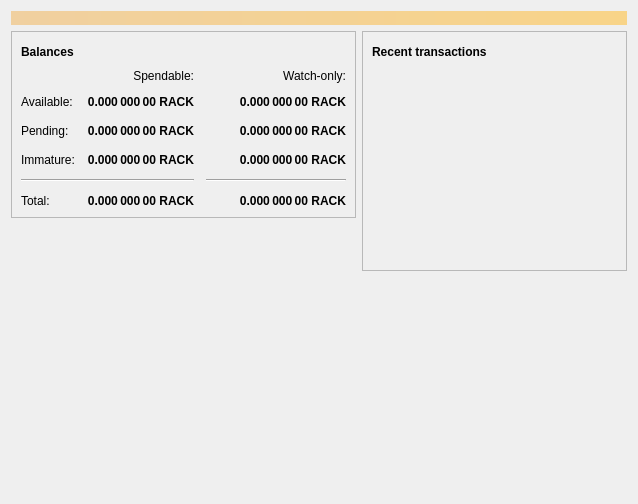
<?xml version="1.0" encoding="UTF-8"?>
<ui version="4.0">
 <class>OverviewPage</class>
 <widget class="QWidget" name="OverviewPage">
  <property name="geometry">
   <rect>
    <x>0</x>
    <y>0</y>
    <width>638</width>
    <height>504</height>
   </rect>
  </property>
  <property name="windowTitle">
   <string>Form</string>
  </property>
  <layout class="QVBoxLayout" name="topLayout">
   <item>
    <widget class="QLabel" name="labelAlerts">
     <property name="visible">
      <bool>false</bool>
     </property>
     <property name="styleSheet">
      <string notr="true">QLabel { background-color: qlineargradient(x1: 0, y1: 0, x2: 1, y2: 0, stop:0 #F0D0A0, stop:1 #F8D488); color:#000000; }</string>
     </property>
     <property name="wordWrap">
      <bool>true</bool>
     </property>
     <property name="margin">
      <number>3</number>
     </property>
     <property name="textInteractionFlags">
      <set>Qt::TextSelectableByMouse</set>
     </property>
    </widget>
   </item>
   <item>
    <layout class="QHBoxLayout" name="horizontalLayout" stretch="1,1">
     <item>
      <layout class="QVBoxLayout" name="verticalLayout_2">
       <item>
        <widget class="QFrame" name="frame">
         <property name="frameShape">
          <enum>QFrame::StyledPanel</enum>
         </property>
         <property name="frameShadow">
          <enum>QFrame::Raised</enum>
         </property>
         <layout class="QVBoxLayout" name="verticalLayout_4">
          <item>
           <layout class="QHBoxLayout" name="horizontalLayout_4">
            <item>
             <widget class="QLabel" name="label_5">
              <property name="font">
               <font>
                <weight>75</weight>
                <bold>true</bold>
               </font>
              </property>
              <property name="text">
               <string>Balances</string>
              </property>
             </widget>
            </item>
            <item>
             <widget class="QPushButton" name="labelWalletStatus">
              <property name="enabled">
               <bool>true</bool>
              </property>
              <property name="maximumSize">
               <size>
                <width>30</width>
                <height>16777215</height>
               </size>
              </property>
              <property name="toolTip">
               <string>The displayed information may be out of date. Your wallet automatically synchronizes with the Rackcoin network after a connection is established, but this process has not completed yet.</string>
              </property>
              <property name="text">
               <string/>
              </property>
              <property name="icon">
               <iconset resource="../bitcoin.qrc">
                <normaloff>:/icons/warning</normaloff>
                <disabledoff>:/icons/warning</disabledoff>:/icons/warning</iconset>
              </property>
              <property name="iconSize">
               <size>
                <width>24</width>
                <height>24</height>
               </size>
              </property>
              <property name="flat">
               <bool>true</bool>
              </property>
             </widget>
            </item>
            <item>
             <spacer name="horizontalSpacer_3">
              <property name="orientation">
               <enum>Qt::Horizontal</enum>
              </property>
              <property name="sizeHint" stdset="0">
               <size>
                <width>40</width>
                <height>20</height>
               </size>
              </property>
             </spacer>
            </item>
           </layout>
          </item>
          <item>
           <layout class="QGridLayout" name="gridLayout">
            <property name="spacing">
             <number>12</number>
            </property>
            <item row="2" column="2">
             <widget class="QLabel" name="labelWatchPending">
              <property name="font">
               <font>
                <weight>75</weight>
                <bold>true</bold>
               </font>
              </property>
              <property name="cursor">
               <cursorShape>IBeamCursor</cursorShape>
              </property>
              <property name="toolTip">
               <string>Unconfirmed transactions to watch-only addresses</string>
              </property>
              <property name="text">
               <string notr="true">0.000 000 00 RACK</string>
              </property>
              <property name="alignment">
               <set>Qt::AlignRight|Qt::AlignTrailing|Qt::AlignVCenter</set>
              </property>
              <property name="textInteractionFlags">
               <set>Qt::LinksAccessibleByMouse|Qt::TextSelectableByKeyboard|Qt::TextSelectableByMouse</set>
              </property>
             </widget>
            </item>
            <item row="2" column="1">
             <widget class="QLabel" name="labelUnconfirmed">
              <property name="font">
               <font>
                <weight>75</weight>
                <bold>true</bold>
               </font>
              </property>
              <property name="cursor">
               <cursorShape>IBeamCursor</cursorShape>
              </property>
              <property name="toolTip">
               <string>Total of transactions that have yet to be confirmed, and do not yet count toward the spendable balance</string>
              </property>
              <property name="text">
               <string notr="true">0.000 000 00 RACK</string>
              </property>
              <property name="alignment">
               <set>Qt::AlignRight|Qt::AlignTrailing|Qt::AlignVCenter</set>
              </property>
              <property name="textInteractionFlags">
               <set>Qt::LinksAccessibleByMouse|Qt::TextSelectableByKeyboard|Qt::TextSelectableByMouse</set>
              </property>
             </widget>
            </item>
            <item row="3" column="2">
             <widget class="QLabel" name="labelWatchImmature">
              <property name="font">
               <font>
                <weight>75</weight>
                <bold>true</bold>
               </font>
              </property>
              <property name="cursor">
               <cursorShape>IBeamCursor</cursorShape>
              </property>
              <property name="toolTip">
               <string>Mined balance in watch-only addresses that has not yet matured</string>
              </property>
              <property name="text">
               <string notr="true">0.000 000 00 RACK</string>
              </property>
              <property name="alignment">
               <set>Qt::AlignRight|Qt::AlignTrailing|Qt::AlignVCenter</set>
              </property>
              <property name="textInteractionFlags">
               <set>Qt::LinksAccessibleByMouse|Qt::TextSelectableByKeyboard|Qt::TextSelectableByMouse</set>
              </property>
             </widget>
            </item>
            <item row="4" column="0" colspan="2">
             <widget class="Line" name="line">
              <property name="orientation">
               <enum>Qt::Horizontal</enum>
              </property>
             </widget>
            </item>
            <item row="4" column="2">
             <widget class="Line" name="lineWatchBalance">
              <property name="sizePolicy">
               <sizepolicy hsizetype="Preferred" vsizetype="Fixed">
                <horstretch>0</horstretch>
                <verstretch>0</verstretch>
               </sizepolicy>
              </property>
              <property name="minimumSize">
               <size>
                <width>140</width>
                <height>0</height>
               </size>
              </property>
              <property name="orientation">
               <enum>Qt::Horizontal</enum>
              </property>
             </widget>
            </item>
            <item row="5" column="0">
             <widget class="QLabel" name="labelTotalText">
              <property name="text">
               <string>Total:</string>
              </property>
             </widget>
            </item>
            <item row="3" column="1">
             <widget class="QLabel" name="labelImmature">
              <property name="font">
               <font>
                <weight>75</weight>
                <bold>true</bold>
               </font>
              </property>
              <property name="cursor">
               <cursorShape>IBeamCursor</cursorShape>
              </property>
              <property name="toolTip">
               <string>Mined balance that has not yet matured</string>
              </property>
              <property name="text">
               <string notr="true">0.000 000 00 RACK</string>
              </property>
              <property name="alignment">
               <set>Qt::AlignRight|Qt::AlignTrailing|Qt::AlignVCenter</set>
              </property>
              <property name="textInteractionFlags">
               <set>Qt::LinksAccessibleByMouse|Qt::TextSelectableByKeyboard|Qt::TextSelectableByMouse</set>
              </property>
             </widget>
            </item>
            <item row="2" column="3">
             <spacer name="horizontalSpacer_2">
              <property name="orientation">
               <enum>Qt::Horizontal</enum>
              </property>
              <property name="sizeHint" stdset="0">
               <size>
                <width>40</width>
                <height>20</height>
               </size>
              </property>
             </spacer>
            </item>
            <item row="3" column="0">
             <widget class="QLabel" name="labelImmatureText">
              <property name="text">
               <string>Immature:</string>
              </property>
             </widget>
            </item>
            <item row="5" column="1">
             <widget class="QLabel" name="labelTotal">
              <property name="font">
               <font>
                <weight>75</weight>
                <bold>true</bold>
               </font>
              </property>
              <property name="cursor">
               <cursorShape>IBeamCursor</cursorShape>
              </property>
              <property name="toolTip">
               <string>Your current total balance</string>
              </property>
              <property name="text">
               <string notr="true">0.000 000 00 RACK</string>
              </property>
              <property name="alignment">
               <set>Qt::AlignRight|Qt::AlignTrailing|Qt::AlignVCenter</set>
              </property>
              <property name="textInteractionFlags">
               <set>Qt::LinksAccessibleByMouse|Qt::TextSelectableByKeyboard|Qt::TextSelectableByMouse</set>
              </property>
             </widget>
            </item>
            <item row="5" column="2">
             <widget class="QLabel" name="labelWatchTotal">
              <property name="font">
               <font>
                <weight>75</weight>
                <bold>true</bold>
               </font>
              </property>
              <property name="cursor">
               <cursorShape>IBeamCursor</cursorShape>
              </property>
              <property name="toolTip">
               <string>Current total balance in watch-only addresses</string>
              </property>
              <property name="text">
               <string notr="true">0.000 000 00 RACK</string>
              </property>
              <property name="alignment">
               <set>Qt::AlignRight|Qt::AlignTrailing|Qt::AlignVCenter</set>
              </property>
              <property name="textInteractionFlags">
               <set>Qt::LinksAccessibleByMouse|Qt::TextSelectableByKeyboard|Qt::TextSelectableByMouse</set>
              </property>
             </widget>
            </item>
            <item row="0" column="2">
             <widget class="QLabel" name="labelWatchonly">
              <property name="text">
               <string>Watch-only:</string>
              </property>
              <property name="alignment">
               <set>Qt::AlignRight|Qt::AlignTrailing|Qt::AlignVCenter</set>
              </property>
             </widget>
            </item>
            <item row="1" column="0">
             <widget class="QLabel" name="labelBalanceText">
              <property name="text">
               <string>Available:</string>
              </property>
             </widget>
            </item>
            <item row="1" column="1">
             <widget class="QLabel" name="labelBalance">
              <property name="font">
               <font>
                <weight>75</weight>
                <bold>true</bold>
               </font>
              </property>
              <property name="cursor">
               <cursorShape>IBeamCursor</cursorShape>
              </property>
              <property name="toolTip">
               <string>Your current spendable balance</string>
              </property>
              <property name="text">
               <string notr="true">0.000 000 00 RACK</string>
              </property>
              <property name="alignment">
               <set>Qt::AlignRight|Qt::AlignTrailing|Qt::AlignVCenter</set>
              </property>
              <property name="textInteractionFlags">
               <set>Qt::LinksAccessibleByMouse|Qt::TextSelectableByKeyboard|Qt::TextSelectableByMouse</set>
              </property>
             </widget>
            </item>
            <item row="1" column="2">
             <widget class="QLabel" name="labelWatchAvailable">
              <property name="font">
               <font>
                <weight>75</weight>
                <bold>true</bold>
               </font>
              </property>
              <property name="cursor">
               <cursorShape>IBeamCursor</cursorShape>
              </property>
              <property name="toolTip">
               <string>Your current balance in watch-only addresses</string>
              </property>
              <property name="text">
               <string notr="true">0.000 000 00 RACK</string>
              </property>
              <property name="alignment">
               <set>Qt::AlignRight|Qt::AlignTrailing|Qt::AlignVCenter</set>
              </property>
              <property name="textInteractionFlags">
               <set>Qt::LinksAccessibleByMouse|Qt::TextSelectableByKeyboard|Qt::TextSelectableByMouse</set>
              </property>
             </widget>
            </item>
            <item row="2" column="0">
             <widget class="QLabel" name="labelPendingText">
              <property name="text">
               <string>Pending:</string>
              </property>
             </widget>
            </item>
            <item row="0" column="1">
             <widget class="QLabel" name="labelSpendable">
              <property name="text">
               <string>Spendable:</string>
              </property>
              <property name="alignment">
               <set>Qt::AlignRight|Qt::AlignTrailing|Qt::AlignVCenter</set>
              </property>
             </widget>
            </item>
           </layout>
          </item>
         </layout>
        </widget>
       </item>
       <item>
        <widget class="QLabel" name="label">
         <property name="text">
          <string/>
         </property>
         <property name="pixmap">
          <pixmap resource="../bitcoin.qrc">:/icons/bitcoin</pixmap>
         </property>
        </widget>
       </item>
       <item>
        <spacer name="verticalSpacer">
         <property name="orientation">
          <enum>Qt::Vertical</enum>
         </property>
         <property name="sizeHint" stdset="0">
          <size>
           <width>20</width>
           <height>40</height>
          </size>
         </property>
        </spacer>
       </item>
      </layout>
     </item>
     <item>
      <layout class="QVBoxLayout" name="verticalLayout_3">
       <item>
        <widget class="QFrame" name="frame_2">
         <property name="frameShape">
          <enum>QFrame::StyledPanel</enum>
         </property>
         <property name="frameShadow">
          <enum>QFrame::Raised</enum>
         </property>
         <layout class="QVBoxLayout" name="verticalLayout">
          <item>
           <layout class="QHBoxLayout" name="horizontalLayout_2">
            <item>
             <widget class="QLabel" name="label_4">
              <property name="font">
               <font>
                <weight>75</weight>
                <bold>true</bold>
               </font>
              </property>
              <property name="text">
               <string>Recent transactions</string>
              </property>
             </widget>
            </item>
            <item>
             <widget class="QPushButton" name="labelTransactionsStatus">
              <property name="enabled">
               <bool>true</bool>
              </property>
              <property name="maximumSize">
               <size>
                <width>30</width>
                <height>16777215</height>
               </size>
              </property>
              <property name="toolTip">
               <string>The displayed information may be out of date. Your wallet automatically synchronizes with the Rackcoin network after a connection is established, but this process has not completed yet.</string>
              </property>
              <property name="text">
               <string/>
              </property>
              <property name="icon">
               <iconset resource="../bitcoin.qrc">
                <normaloff>:/icons/warning</normaloff>
                <disabledoff>:/icons/warning</disabledoff>:/icons/warning</iconset>
              </property>
              <property name="iconSize">
               <size>
                <width>24</width>
                <height>24</height>
               </size>
              </property>
              <property name="flat">
               <bool>true</bool>
              </property>
             </widget>
            </item>
            <item>
             <spacer name="horizontalSpacer">
              <property name="orientation">
               <enum>Qt::Horizontal</enum>
              </property>
              <property name="sizeHint" stdset="0">
               <size>
                <width>40</width>
                <height>20</height>
               </size>
              </property>
             </spacer>
            </item>
           </layout>
          </item>
          <item>
           <widget class="QListView" name="listTransactions">
            <property name="styleSheet">
             <string notr="true">QListView { background: transparent; }</string>
            </property>
            <property name="frameShape">
             <enum>QFrame::NoFrame</enum>
            </property>
            <property name="verticalScrollBarPolicy">
             <enum>Qt::ScrollBarAlwaysOff</enum>
            </property>
            <property name="horizontalScrollBarPolicy">
             <enum>Qt::ScrollBarAlwaysOff</enum>
            </property>
            <property name="selectionMode">
             <enum>QAbstractItemView::NoSelection</enum>
            </property>
           </widget>
          </item>
         </layout>
        </widget>
       </item>
       <item>
        <spacer name="verticalSpacer_2">
         <property name="orientation">
          <enum>Qt::Vertical</enum>
         </property>
         <property name="sizeHint" stdset="0">
          <size>
           <width>20</width>
           <height>40</height>
          </size>
         </property>
        </spacer>
       </item>
      </layout>
     </item>
    </layout>
   </item>
  </layout>
 </widget>
 <resources>
  <include location="../bitcoin.qrc"/>
 </resources>
 <connections/>
</ui>
